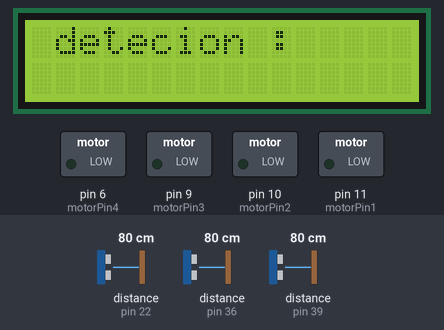
The sketch below on a simulated Arduino Mega 2560, built with avr-gcc and run on an emulated ATmega2560. Shown: 16×2 character LCD, switched loads named in the sketch (green lamp = pin HIGH). Wiring (inferred from the names in the program): 3 × ultrasonic range finder: trigger pin 23, echo pin 22 / trigger pin 37, echo pin 36 / trigger pin 38, echo pin 39. The test bench sets the inputs (shaded band); at power-on: distance to the obstacle (sensors on pin 22, pin 36, pin 39) 80 cm. The echo pulse lasts 58.3 µs per cm; pins used as bus, display or sensor lines are not drawn.

Above: at 1.2 s.
1.3 s: distance to the obstacle (sensor on pin 22) set to 2 cm
At 1.41 s:
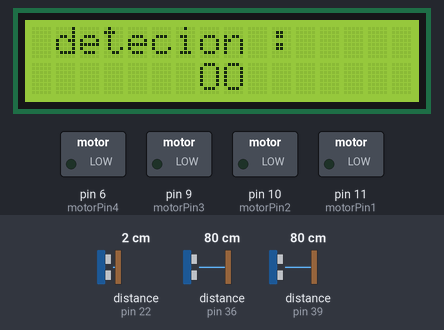
3.1 s: distance to the obstacle (sensor on pin 36) set to 2 cm
At 3.15 s:
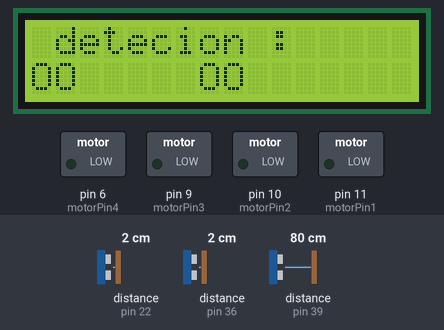
4.9 s: distance to the obstacle (sensor on pin 39) set to 4 cm
At 5.0 s:
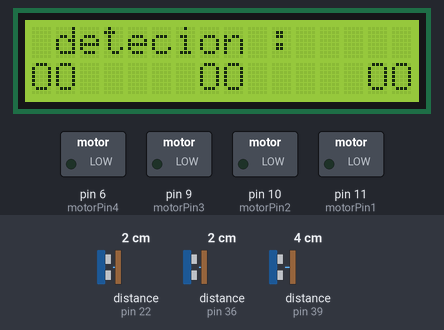
6.7 s: distance to the obstacle (sensor on pin 22) set to 120 cm
At 6.77 s:
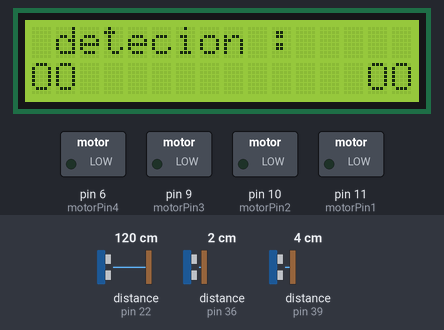

Measured:
- after the input at 1.3 s, the display: changes after 0.10 s (image 1)
- after the input at 3.1 s, the display: first differs from a run without the input after 0.05 s (image 2)
- after the input at 4.9 s, the display: first differs from a run without the input after 0.10 s (image 3)
- after the input at 6.7 s, the display: first differs from a run without the input after 0.07 s (image 4)

The sketch:

AutoPilotSoloV3_LCD-added.ino
```cpp
/*
AutoPilot Script on Arduino for ALIVE Project made by Émile Gagné & Guillaume Blain
*/
#include <LiquidCrystal.h>
LiquidCrystal lcd(12, 13, 5, 4, 3, 2);

//Setting the Arduino pins for the motors
const int motorPin1  = 11;
const int motorPin2  = 10;
const int motorPin3  = 9;
const int motorPin4  = 6;
const int SPEED = 200;
const int ROTATION_SPEED = 100;
//Sensors related settings
const int nbSensors = 3;
const int pins[nbSensors*2] = {23,22,38,39,37,36};
//This is remotely enabled by bluetooth to active the autopilot script
boolean autopilot = false;
//Those are the detections limits in centimeters (It will detect an object if closer to 15 cm) The detectionB is meant to debug curved or angular objects
const int detection = 10;
const int detectionAvant = 8;
const int detectionB = 400;
//Definition of the distances of the captors (TODO Replace by Array to be more flexible)
int distAvant,distGauche,distDroite;
//This constant is quite weird, it has to do with the Unicode translation the bluetooth does to the bytes our program sends/receives
const int DEBUG = 48;
//Various global variables used throughout the code
long duration;
int val = 0;
boolean d,a,g;
long b = 0;

void setup(){
  //Set pins as outputs or inputs
  pinMode(motorPin1, OUTPUT);
  pinMode(motorPin2, OUTPUT);
  pinMode(motorPin3, OUTPUT);
  pinMode(motorPin4, OUTPUT);
  pinMode(pins[0], OUTPUT);
  pinMode(pins[1], INPUT);
  pinMode(pins[2], OUTPUT);
  pinMode(pins[3], INPUT);
  pinMode(pins[4], OUTPUT);
  pinMode(pins[5], INPUT);
  //Serial on 115200 is for the bluetooth (TODO Try putting it back to 9600 or around, to avoid Unicode problem)
  Serial.begin(115200);
   // set up the LCD's number of columns and rows:
  lcd.begin(16, 2);
}


void loop(){

  display();


  //This makes sure the data of the gyroscope is up to date
  //Checks to see if there are any commands over BT available and that Autopilot hasn't been set ON (TODO Check to replace with Switch)
  if (Serial.available()>0 && !autopilot) {
    val = Serial.read();
    //1 = Forward, 2 = Right, 3 = Backwards, 4 = Left, 0 = Stop, 5 = Autopilot ON, 6 = Updates Distance Panel
    if(val == 1){
      avancer();
    }else if(val == 2){
      droite();
    }else if(val == 3){
      reculer();
    }else if(val == 4){
      gauche();
    }else if(val == 0){
      arreter();
    }else if(val == 5){
      autopilot = true;
    }else if(val == 6){
      envoyerDistance();
    }else if(val == 7){
      autopilot = false;
    }
  }
  //AutoPilot script itself
  if(autopilot){
    d = collisionDroite();
    a = collisionAvant();
    g = collisionGauche();
    if(d && a && g){
      reculer();
    }else if(g && a && !d){
      droite();
    }else if(!g && a && d){
      gauche();
    }else if(g && !a && d){
      avancer();
    }else if(!g && !a && d){
      gauche();
    }else if (g && !a && !d){
      droite();
    }else if(!g && !a && !d){
      avancer();
    }else if(!g && a && !d){
      distDroite = getDistance(2);
      distGauche = getDistance(1);
      if(distDroite < distGauche){
        gauche();
      }else if(distGauche < distDroite){
        droite();
      }else{
        reculer();
      }
    }
  }
}

void avancer(){
  analogWrite(motorPin1, SPEED);
  analogWrite(motorPin2, 0);
  analogWrite(motorPin3, 0);
  analogWrite(motorPin4, SPEED);
}
void reculer(){
  analogWrite(motorPin1, 0);
  analogWrite(motorPin2, SPEED);
  analogWrite(motorPin3, SPEED);
  analogWrite(motorPin4, 0);
}
void arreter(){
  analogWrite(motorPin1, 0);
  analogWrite(motorPin2, 0);
  analogWrite(motorPin3, 0);
  analogWrite(motorPin4, 0);
}
void droite(){
  analogWrite(motorPin1, 0);
  analogWrite(motorPin2, ROTATION_SPEED);
  analogWrite(motorPin3, 0);
  analogWrite(motorPin4, ROTATION_SPEED);
}
void gauche(){
  analogWrite(motorPin1, ROTATION_SPEED);
  analogWrite(motorPin2, 0);
  analogWrite(motorPin3, ROTATION_SPEED);
  analogWrite(motorPin4, 0);
}

//Returns the distance of an ultrasound detector in front of the car

byte getDistance(int i){
  i = i*2;
  // Clears the trigPin
  digitalWrite(pins[i], LOW);
  delayMicroseconds(2);
  // Sets the trigPin on HIGH state for 10 micro seconds
  digitalWrite(pins[i], HIGH);
  delayMicroseconds(30);
  digitalWrite(pins[i], LOW);
  // Reads the echoPin, returns the sound wave travel time in microseconds
  duration = pulseIn(pins[i+1], HIGH);
  // Calculating the distance
  return duration*0.034/2;
}
boolean collisionDroite(){
  distDroite = getDistance(2);
  if(distDroite < detection){
    return true;
  }else{
    return false;
  }
}
boolean collisionAvant(){
  distAvant = getDistance(0);
  if(distAvant < detectionAvant){
    return true;
  }else{
    return false;
  }
}
boolean collisionGauche(){
  distGauche = getDistance(1);
  if(distGauche < detection){
    return true;
  }else{
    return false;
  }
}

//Updates the Distance Panel of the Java Application by BT

void envoyerDistance(){
  Serial.write(getDistance(0));
  Serial.write(getDistance(1));
  Serial.write(getDistance(2));
}

void display(){
   lcd.clear();
  // set the cursor to column 0, line 1
  // (note: line 1 is the second row, since counting begins with 0):
  lcd.setCursor(1, 0);
  // print the number of seconds since reset:
  lcd.print("detecion : ");
  String toDisplay = "";
  if(collisionDroite()){
     toDisplay += "OO";
  } else {
    toDisplay += "  ";
  }
  if(collisionAvant()){
     toDisplay += "     OO";
  } else {
    toDisplay += "       ";
  }
   if(collisionGauche()){
     toDisplay += "     OO";
  } else {
    toDisplay += "       ";
  }
  lcd.setCursor(0, 1);
   lcd.print(toDisplay);
  delay(80);
}
```
